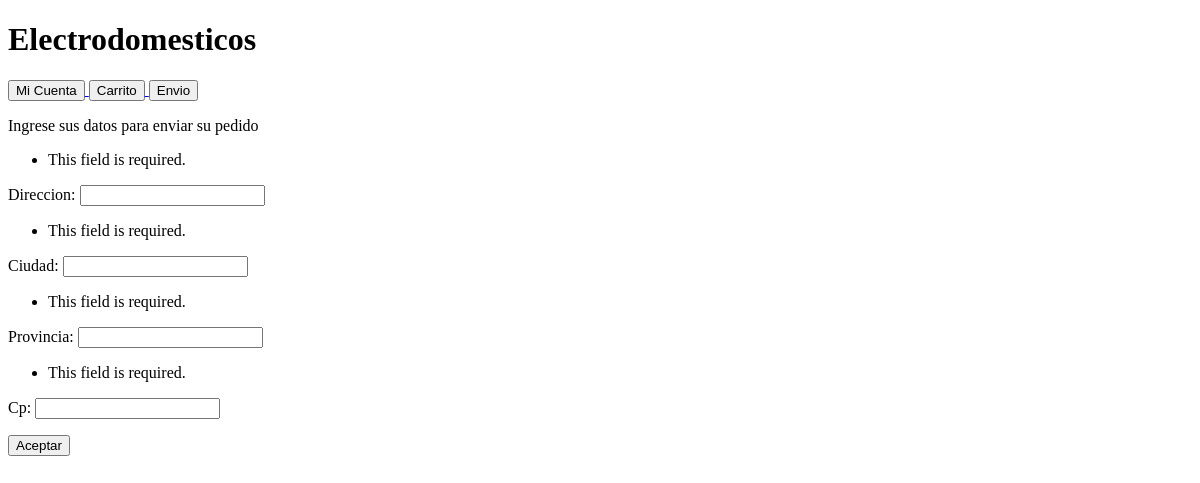
Before: /envios/create with the older database file.
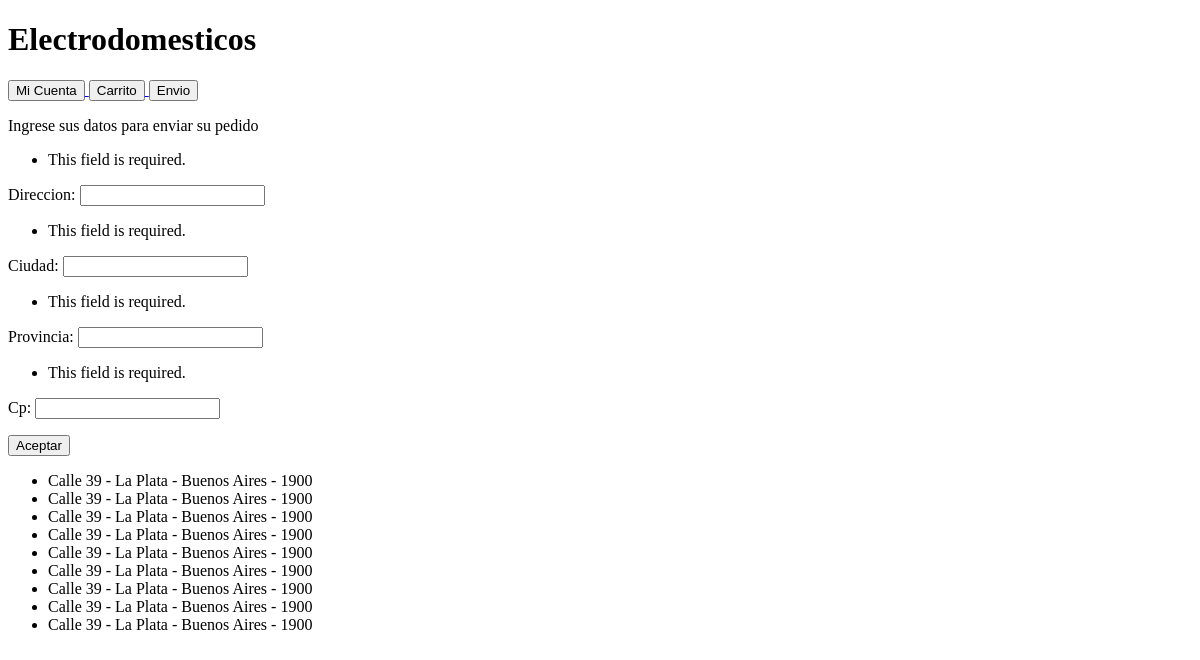
After: the same page with the newer database file.
### AppCoder/models.py (models this page shows)
class Envio(models.Model):
    direccion = models.TextField(max_length=100)
    ciudad = models.TextField(max_length=100, default=" ")
    provincia = models.TextField(max_length=100, default=" ")
    cp = models.TextField(max_length=100, default=" ")
    def __str__(self):
        return f"{self.direccion} - {self.ciudad} - {self.provincia} - {self.cp}"

### AppCoder/views.py (the view)
# urls.py: path('envios/create', envio_realizado, name="envios-create"),
def envio_realizado(request):
    f = EnvioForm(request.POST)
    envios = Envio.objects.all()
    total_envios = len(envios)
    context = {
        "envios": envios,
        "total_envios": total_envios,
        "form": f,
    }
    if f.is_valid():
        Envio(direccion=f.data["direccion"], ciudad=f.data ["ciudad"], provincia=f.data ["provincia"], cp=f.data ["cp"]).save()
        context ['form'] = EnvioForm()
    return render(request, "AppCoder/envios.html", context)

### AppCoder/forms.py
class EnvioForm(forms.Form):
    direccion = forms.CharField(max_length=100)
    ciudad = forms.CharField(max_length=100, initial=" ")
    provincia = forms.CharField(max_length=100, initial=" ")
    cp =  forms.CharField(max_length=100, initial=" ")

### AppCoder/templates/AppCoder/envios.html (shortened to what this page needs)
{% extends 'AppCoder/base.html' %}
{% block titulo %} Ingrese sus datos para enviar su pedido {% endblock %}
{% block listado %}
<form action="{% url 'envios-create' %}" method="POST">
    {{form.as_p}}
    <input type="submit" value="Aceptar">
</form>
<ul>
    {% for envio in envios %}
       <li> {{envio}}</li>
    {% endfor %}
</ul>
{% endblock %}

Changed rows visible on the page:
added Envio: direccion+ciudad+provincia "Calle 39 - La Plata - Buenos Aires - 1900"
added Envio: direccion+ciudad+provincia "Calle 39 - La Plata - Buenos Aires - 1900"
added Envio: direccion+ciudad+provincia "Calle 39 - La Plata - Buenos Aires - 1900"
added Envio: direccion+ciudad+provincia "Calle 39 - La Plata - Buenos Aires - 1900"
added Envio: direccion+ciudad+provincia "Calle 39 - La Plata - Buenos Aires - 1900"
added Envio: direccion+ciudad+provincia "Calle 39 - La Plata - Buenos Aires - 1900"
added Envio: direccion+ciudad+provincia "Calle 39 - La Plata - Buenos Aires - 1900"
added Envio: direccion+ciudad+provincia "Calle 39 - La Plata - Buenos Aires - 1900"
added Envio: direccion+ciudad+provincia "Calle 39 - La Plata - Buenos Aires - 1900"
